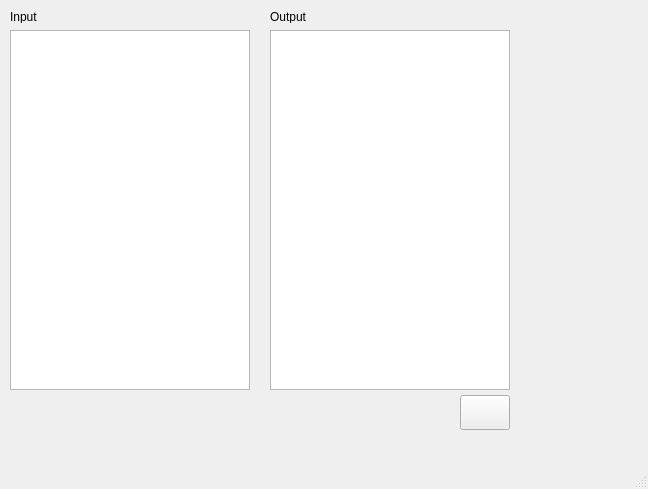
<?xml version="1.0" encoding="UTF-8"?>
<ui version="4.0">
 <class>MainWindow</class>
 <widget class="QMainWindow" name="MainWindow">
  <property name="geometry">
   <rect>
    <x>0</x>
    <y>0</y>
    <width>648</width>
    <height>489</height>
   </rect>
  </property>
  <property name="windowTitle">
   <string>Mini++</string>
  </property>
  <widget class="QWidget" name="centralwidget">
   <widget class="QPlainTextEdit" name="plainTextEdit">
    <property name="geometry">
     <rect>
      <x>10</x>
      <y>30</y>
      <width>240</width>
      <height>360</height>
     </rect>
    </property>
   </widget>
   <widget class="QPushButton" name="pushButton">
    <property name="geometry">
     <rect>
      <x>460</x>
      <y>395</y>
      <width>50</width>
      <height>35</height>
     </rect>
    </property>
    <property name="styleSheet">
     <string notr="true">#pushButton{
	border-image:url(./start.png);
}

#pushButton:pressed{
	border-image:url(./start_pressed.png);
}</string>
    </property>
    <property name="text">
     <string/>
    </property>
   </widget>
   <widget class="QPlainTextEdit" name="plainTextEdit_2">
    <property name="geometry">
     <rect>
      <x>270</x>
      <y>30</y>
      <width>240</width>
      <height>360</height>
     </rect>
    </property>
   </widget>
   <widget class="QLabel" name="label">
    <property name="geometry">
     <rect>
      <x>10</x>
      <y>10</y>
      <width>47</width>
      <height>13</height>
     </rect>
    </property>
    <property name="text">
     <string>Input</string>
    </property>
   </widget>
   <widget class="QLabel" name="label_2">
    <property name="geometry">
     <rect>
      <x>270</x>
      <y>10</y>
      <width>47</width>
      <height>13</height>
     </rect>
    </property>
    <property name="text">
     <string>Output</string>
    </property>
   </widget>
  </widget>
  <widget class="QMenuBar" name="menubar">
   <property name="geometry">
    <rect>
     <x>0</x>
     <y>0</y>
     <width>648</width>
     <height>22</height>
    </rect>
   </property>
  </widget>
  <widget class="QStatusBar" name="statusbar"/>
 </widget>
 <resources/>
 <connections/>
</ui>
